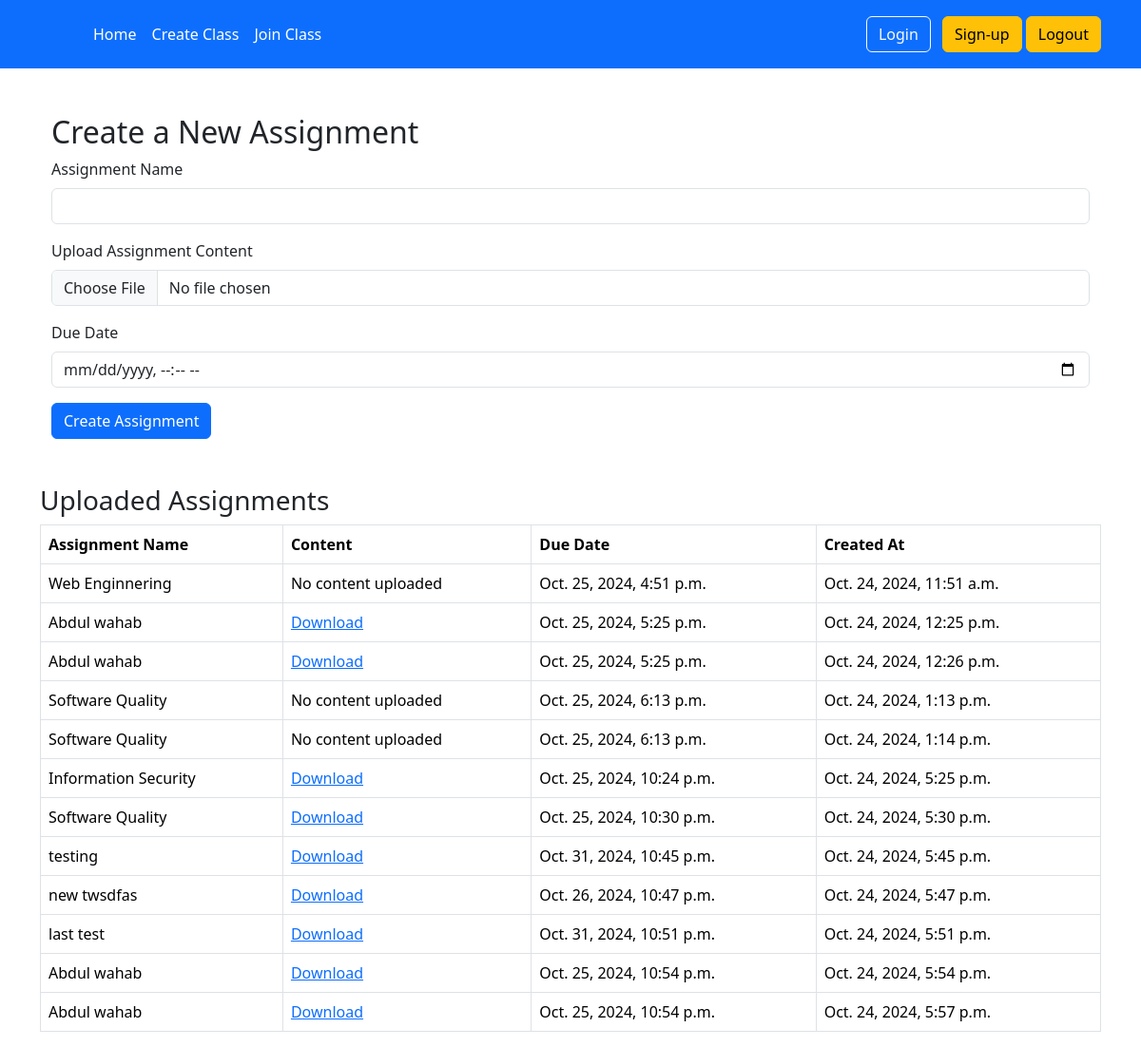
The page /upload_assignment/12 (signed in) on the database as committed earlier.
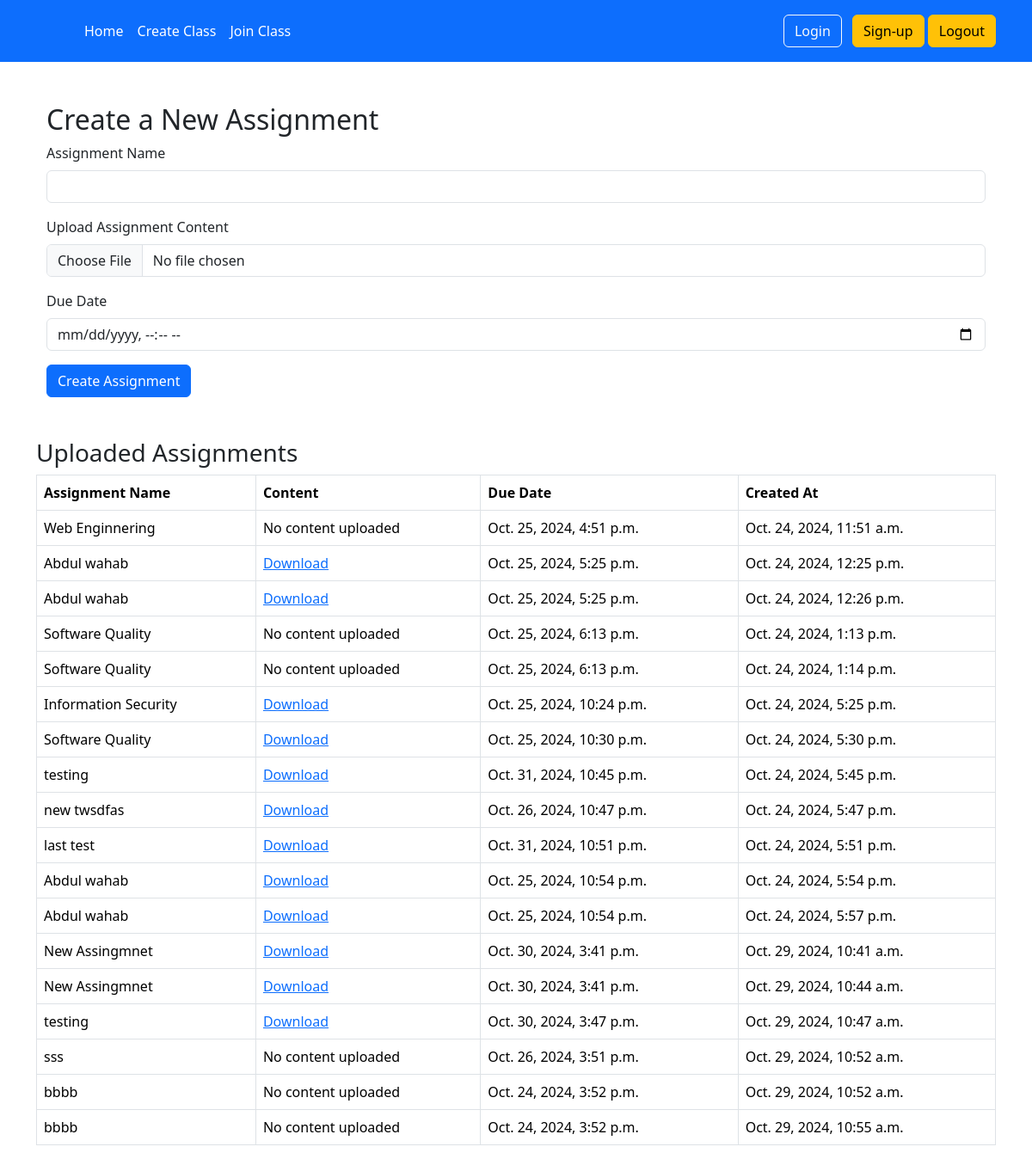
The same page on the database as committed later.
### authz/models.py (models this page shows, shortened)
class Assignment(models.Model):
    name = models.ForeignKey(GoogleClass,on_delete=models.CASCADE, blank=True, null=True, related_name='class_int')
    assignment_name = models.CharField(max_length=255)
    content = models.FileField(upload_to='files/',blank= True,null=True)
    due_date = models.DateTimeField()
    created_at = models.DateTimeField(auto_now_add=True)

### home/views/home_view.py (the view, shortened to what this page needs)
# urls.py: path('upload_assignment/<int:id>', home_view.upload_assignment, name='upload_assignment'),
@login_required
def upload_assignment(request,id):
    assignments = Assignment.objects.all()
    context = {
            'assignments': assignments,
        }
    return render(request,'upload_assignment.html', context)

### templates/upload_assignment.html (shortened to what this page needs)
{% extends "base.html" %}
{% block content %}
<div class="container mt-5">
    <h2>Create a New Assignment</h2>
    <form action="{% url 'upload_assignment' assignments.first.id %}" method="post" enctype="multipart/form-data">
        <div class="mb-3">
            <label for="assignment_name" class="form-label">Assignment Name</label>
            <input type="text" name="name" id="assignment_name" class="form-control" required>
        </div>
        <div class="mb-3">
            <label for="content" class="form-label">Upload Assignment Content</label>
            <input type="file" name="content" id="content" class="form-control">
        </div>
        <div class="mb-3">
            <label for="due_date" class="form-label">Due Date</label>
            <input type="datetime-local" name="due_date" id="due_date" class="form-control" required>
        </div>
        <button type="submit" class="btn btn-primary">Create Assignment</button>
    </form>
</div>
<div class="mt-5">
    <h3>Uploaded Assignments</h3>
    {% if assignments %}
    <table class="table table-bordered">
        <thead>
            <tr>
                <th>Assignment Name</th>
                <th>Content</th>
                <th>Due Date</th>
                <th>Created At</th>
            </tr>
        </thead>
        <tbody>
            {% for assignment in assignments %}
                <tr>
                    <td>{{ assignment.assignment_name }}</td>
                    <td>
                        {% if assignment.content %}
                            <a href="{{ assignment.content.url }}" download>Download</a>
                        {% else %}
                            No content uploaded
                        {% endif %}
                    </td>
                    <td>{{ assignment.due_date }}</td>
                    <td>{{ assignment.created_at }}</td>
                </tr>
            {% endfor %}
        </tbody>
    </table>
    {% else %}
    <p>No assignments uploaded yet.</p>
    {% endif %}
</div>
{% endblock %}

Rows that differ between the two databases and show on the page:
added Assignment: assignment_name "New Assingmnet", due_date "Oct. 30, 2024, 3:41 p.m.", created_at "Oct. 29, 2024, 10:41 a.m."
added Assignment: assignment_name "New Assingmnet", due_date "Oct. 30, 2024, 3:41 p.m.", created_at "Oct. 29, 2024, 10:44 a.m."
added Assignment: assignment_name "testing", due_date "Oct. 30, 2024, 3:47 p.m.", created_at "Oct. 29, 2024, 10:47 a.m."
added Assignment: assignment_name "sss", content "No content uploaded", due_date "Oct. 26, 2024, 3:51 p.m.", created_at "Oct. 29, 2024, 10:52 a.m."
added Assignment: assignment_name "bbbb", content "No content uploaded", due_date "Oct. 24, 2024, 3:52 p.m.", created_at "Oct. 29, 2024, 10:52 a.m."
added Assignment: assignment_name "bbbb", content "No content uploaded", due_date "Oct. 24, 2024, 3:52 p.m.", created_at "Oct. 29, 2024, 10:55 a.m."
